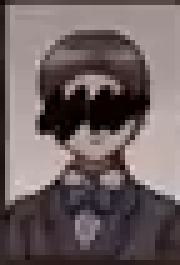
#> input picture pattern_matches/studentA/portrait/portrait.png, 36 x 53 px (shown 5 times larger)
$ python -i make_SQL_yaml_by_video.py   (imports and definitions only)
#> lines starting #> are read from the running program, lines starting #| are printed output that depends on the picture
#> further down, picture is the input picture: shape (53, 36, 3); mean B, G, R 97.4, 97, 110.1
"""Detect character states and emit SQL, frame logs and an annotated video.

The layout detector registers source-derived face crops to the moving camera.
Light temporal regularisation rejects weak noise while retaining the deliberate
two-frame flashes in the source. The original global matcher remains available
with --detector templates for reproducible comparisons.
"""

from __future__ import annotations

import argparse
import csv
import json
import subprocess
from dataclasses import dataclass
from pathlib import Path

import cv2
import numpy as np
import yaml


STATES = ("absent", "real", "portrait")


@dataclass(frozen=True)
class Match:
    score: float
    point: tuple[int, int]
    size: tuple[int, int]


# [7 lines left out: function read_image, not called in this run]


def preprocess(image: np.ndarray) -> tuple[np.ndarray, np.ndarray]:
    gray = cv2.cvtColor(image, cv2.COLOR_BGR2GRAY)
    gray = cv2.GaussianBlur(gray, (3, 3), 0)
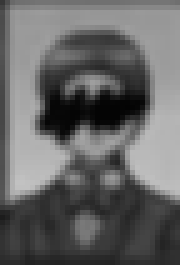
#> gray: shape (53, 36) (shown 5 times larger); min 3, max 194, mean 101.9
    edges = cv2.Canny(gray, 45, 120)
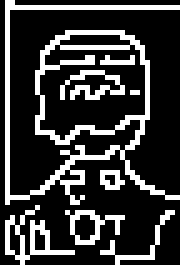
#> edges: shape (53, 36) (shown 5 times larger); 22.6% white in thin lines or dots
    return gray, edges


# [236 lines left out: functions load_templates, best_match, score_video, decode_states, sql_for, write_debug_video and 2 more, not called in this run]


# [2 lines not run here, left out]

>>> import cv2
>>> picture = cv2.imread('pattern_matches/studentA/portrait/portrait.png')
>>> result = preprocess(picture)
